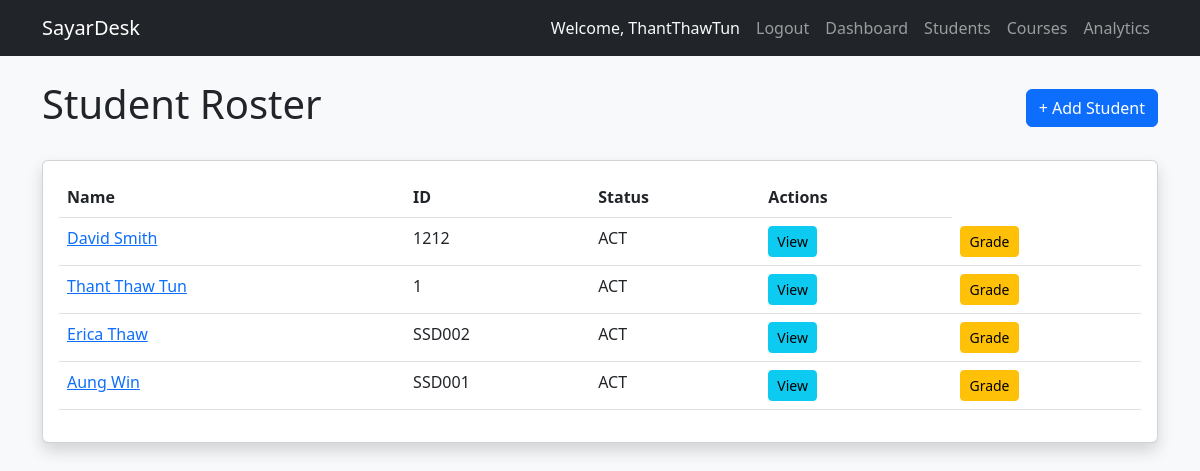
/students/ (signed in), run on an earlier commit of the app's database.
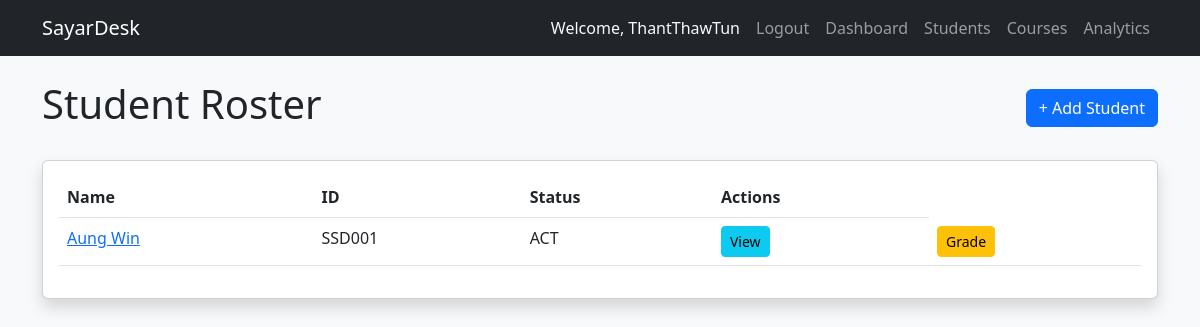
And on a later commit of the database.
### dashboard/models.py (models this page shows, shortened)
class Student(models.Model):
    class StudentStatus(models.TextChoices):
        ACTIVE = 'ACT', 'Active'
        LEAVE = 'LVE', 'On Leave'
        DROPPED = 'DRP', 'Dropped Out'
    class GenderChoices(models.TextChoices):
        MALE = 'M', 'Male'
        FEMALE = 'F', 'Female'
        OTHER = 'O', 'Other'
        PREFER_NOT_TO_SAY = 'P', 'Prefer not to say'
    user = models.ForeignKey(User, on_delete=models.CASCADE)
    first_name = models.CharField(max_length=100)
    last_name = models.CharField(max_length=100)
    student_id = models.CharField(max_length=50, unique=True, blank=True, null=True)
    email = models.EmailField(blank=True, null=True)
    age = models.IntegerField(blank=True, null=True)
    gender = models.CharField(
        max_length=1,
        choices=GenderChoices.choices,
        default=GenderChoices.PREFER_NOT_TO_SAY,
        blank=True,
        null=True
    )
    city = models.CharField(max_length=100, blank=True, null=True)
    country = models.CharField(max_length=100, blank=True, null=True)
    status = models.CharField(
        max_length=3,
        choices=StudentStatus.choices,
        default=StudentStatus.ACTIVE
    )
    current_balance = models.DecimalField(max_digits=10, decimal_places=2, default=0.00)
    courses = models.ManyToManyField(Course, through='Enrollment', related_name='students', blank=True)
    date_added = models.DateTimeField(auto_now_add=True)
    previous_grade = models.FloatField(default=0.0, help_text="Entrance Exam/Baseline Score (0-100)")
    study_hours = models.PositiveIntegerField(default=0, help_text="Average self-reported study hours per week.")
    payment_delays = models.PositiveIntegerField(default=0, help_text="Total number of late payments recorded.")
    class Meta:
        unique_together = ('student_id', 'first_name', 'last_name')
    @property
    def current_balance(self):
        total_course_cost = self.enrollment_set.aggregate(total=Sum('course__cost'))['total'] or 0
        total_payments = self.payment_set.aggregate(total=Sum('amount'))['total'] or 0
        return total_course_cost - total_payments

### dashboard/views.py (the view)
# urls.py: path('students/', views.student_list, name='student_list'),
@login_required
def student_list(request):
    students = Student.objects.filter(user=request.user)
    return render(request, 'dashboard/student_list.html', {'students': students})

### dashboard/templates/dashboard/student_list.html (shortened to what this page needs)
{% extends "dashboard/base.html" %}
{% block content %}
<div class="d-flex justify-content-between align-items-center mb-4">
    <h1>Student Roster</h1>
    <a href="{% url 'add_student' %}" class="btn btn-primary">+ Add Student</a>
</div>
<div class="card shadow">
    <div class="card-body">
        <table class="table table-hover">
            <thead>
                <tr>
                    <th>Name</th>
                    <th>ID</th>
                    <th>Status</th>
                    <th>Actions</th>
                </tr>
            </thead>
            <tbody>
                {% for student in students %}
                    <tr>
                        <td><a href="{% url 'student_detail' student.pk %}">{{ student.first_name }} {{ student.last_name }}</a></td>
                        <td>{{ student.student_id }}</td>
                        <td>{{ student.status }}</td>
                        <td>
                            <a href="{% url 'student_detail' student.pk %}" class="btn btn-sm btn-info">View</a>
                        </td>
                        <td>
                            <a href="{% url 'student_detail' student.pk %}" class="btn btn-sm btn-warning">
                                 Grade
                            </a>
                        </td>
                    </tr>
                {% endfor %}
            </tbody>
        </table>
    </div>
</div>
{% endblock %}

### dashboard/templates/dashboard/base.html (shortened to what this page needs)
<!DOCTYPE html>
<html lang="en">
<head>
    <link href="https://cdn.jsdelivr.net/npm/bootstrap@5.3.0/dist/css/bootstrap.min.css" rel="stylesheet">
</head>
<body>
    <nav class="navbar navbar-expand-lg navbar-dark bg-dark fixed-top">
        <div class="container">
            <a class="navbar-brand" href="{% url 'dashboard_home' %}">SayarDesk</a>
            <div class="collapse navbar-collapse" id="navbarNav">
                <div class="navbar-nav ms-auto">
                    {% if user.is_authenticated %}
                        <span class="nav-link text-light">Welcome, {{ user.username }}</span>
                        <form action="{% url 'logout' %}" method="post" class="d-inline">
                            <button type="submit" class="nav-link btn btn-link" style="display: inline; border: none; background: none; padding: 8px;">
                                Logout
                            </button>
                        </form>
                    {% else %}
                        <a class="nav-link" href="{% url 'login' %}">Login</a>
                        <a class="nav-link" href="{% url 'register' %}">Register</a>
                    {% endif %}
                    <a class="nav-link" href="{% url 'dashboard_home' %}">Dashboard</a>
                    <a class="nav-link" href="{% url 'student_list' %}">Students</a>
                    <a class="nav-link" href="{% url 'course_list' %}">Courses</a>
                    <a class="nav-link" href="{% url 'dashboard_analytics' %}">Analytics</a>
                </div>
            </div>
        </div>
    </nav>
    <div class="container">
        {% block content %}
        {% endblock %}
    </div>
</body>
</html>

### dashboard/templates/dashboard/base.html (style rules this page uses)
body { padding-top: 80px; background-color: #f8f9fa; }

What changed in the data, as far as the page shows it:
removed Student: first_name "David", last_name "Smith", student_id "1212", status "ACT"
removed Student: first_name "Thant Thaw", last_name "Tun", student_id "1", status "ACT"
removed Student: first_name "Erica", last_name "Thaw", student_id "SSD002", status "ACT"
